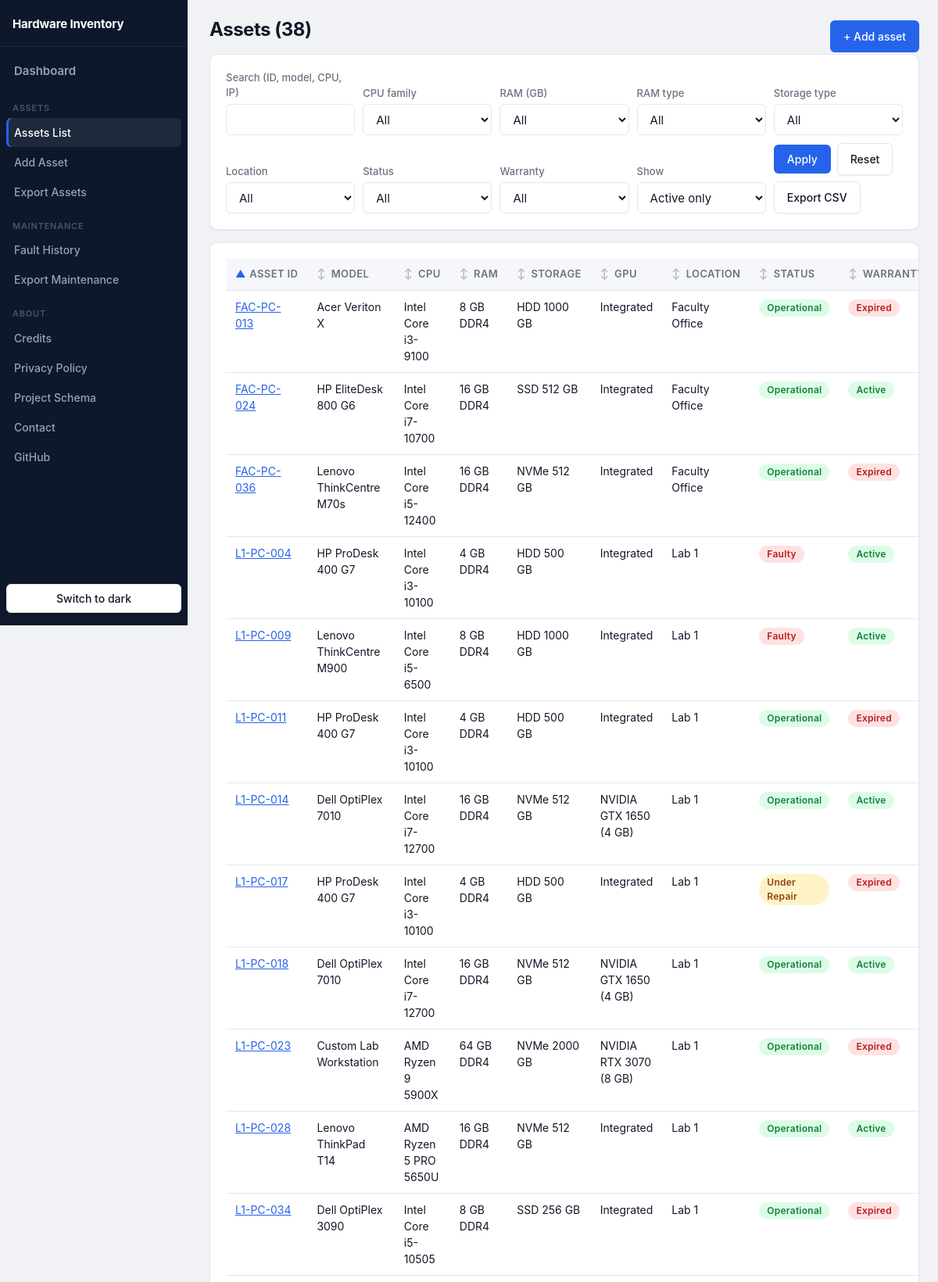
Page /assets (upper part) on the committed database.
### tables this page shows
CREATE TABLE assets (
    asset_id          TEXT PRIMARY KEY,                 -- permanent identity, e.g. L1-PC-001
    manufacturer      TEXT NOT NULL,
    model             TEXT NOT NULL,
    cpu               TEXT NOT NULL,                    -- full model, e.g. Intel Core i5-12400
    cpu_family        TEXT NOT NULL,                    -- grouping used for filtering, e.g. Core i5
    ram_gb            INTEGER NOT NULL CHECK (ram_gb > 0),
    ram_type          TEXT NOT NULL CHECK (ram_type IN ('DDR1','DDR2','DDR3','DDR4','DDR5')),
    storage_type      TEXT NOT NULL CHECK (storage_type IN ('SSD','HDD','NVMe','Hybrid')),
    storage_gb        INTEGER NOT NULL CHECK (storage_gb > 0),
    gpu               TEXT,                             -- NULL / empty = integrated only
    gpu_vram_gb       INTEGER CHECK (gpu_vram_gb IS NULL OR gpu_vram_gb > 0),
    os                TEXT NOT NULL,
    ip_address        TEXT,                             -- 192.168.x.n; unique inside a place
    location          TEXT NOT NULL REFERENCES locations(name),
    purchase_date     TEXT NOT NULL,                    -- ISO date YYYY-MM-DD
    warranty_expiry   TEXT NOT NULL,                    -- warranty status is COMPUTED from this
    status            TEXT NOT NULL DEFAULT 'Operational'
                      CHECK (status IN ('Operational','Faulty','Under Repair')),
    -- Current fault: filled while status is Faulty / Under Repair, all NULL when Operational
    status_category   TEXT,                             -- fault category, 'Unknown' if not given
    status_detail     TEXT,                             -- fault description ('' = not given)
    status_action     TEXT,                             -- actions to be taken ('' = not decided)
    status_technician TEXT,                             -- technician ('' = not assigned yet)
    status_date       TEXT,                             -- date the fault was recorded (ISO)
    status_cost       REAL CHECK (status_cost IS NULL OR status_cost >= 0), -- updated cost of the open fault
    active            INTEGER NOT NULL DEFAULT 1 CHECK (active IN (0,1)),  -- 0 = retired (kept for history)
    CHECK ((status = 'Operational' AND status_category IS NULL AND status_detail IS NULL
            AND status_action IS NULL AND status_technician IS NULL AND status_date IS NULL
            AND status_cost IS NULL)
        OR (status <> 'Operational' AND status_category IS NOT NULL AND status_detail IS NOT NULL
            AND status_action IS NOT NULL AND status_technician IS NOT NULL AND status_date IS NOT NULL)),
    CHECK (warranty_expiry >= purchase_date),
    UNIQUE (location, ip_address)                       -- no two PCs in one place share an IP
);

### app.py (the view)
@app.route("/assets")
def assets():
    rows = queries.filtered_assets(request.args)
    opts = queries.filter_options()
    enriched = [dict(r, warranty=warranty_status(r["warranty_expiry"])) for r in rows]
    key, direction = current_sort()
    return render_template("assets.html", assets=enriched, opts=opts, f=request.args,
                           sort=key, direction=direction, first=current_first(), columns=ASSET_COLUMNS)

### app.py (called while the page is built, shortened)
def current_sort():
    key = request.args.get("sort")
    key = key if key in SORT_COLUMNS or key == "status" else "asset_id"
    direction = "desc" if request.args.get("dir") == "desc" else "asc"
    return key, direction

def current_first():
    first = request.args.get("first")
    return first if first in STATUS_ORDER else STATUS_ORDER[0]

def sort_link(col):
    args = request.args.to_dict()
    key, direction = current_sort()
    if col == "status":
        nxt = STATUS_ORDER[(STATUS_ORDER.index(current_first()) + 1) % len(STATUS_ORDER)] if key == "status" \
            else STATUS_ORDER[0]
        args.update(sort="status", first=nxt)
        args.pop("dir", None)
    else:
        new = "desc" if (col == key and direction == "asc") else "asc"
        args.update(sort=col, dir=new)
        args.pop("first", None)
    return url_for("assets", **args)

@app.before_request
def guard_requests():
    try:
        hostname = urlsplit("//" + request.host).hostname
    except ValueError:
        hostname = None
    extra = {h.strip().lower() for h in os.environ.get("INVENTORY_ALLOWED_HOSTS", "").split(",") if h.strip()}
    if hostname not in LOCAL_HOSTS | extra:
        return render_template("message.html", title="Wrong address",
                               text="Open this app at http://127.0.0.1 (the address printed when it starts)."), 400

@app.after_request
def security_headers(resp):
    resp.headers.setdefault("Content-Security-Policy",
                            "default-src 'self'; script-src 'self' 'unsafe-inline'; style-src 'self' 'unsafe-inline'; "
                            "img-src 'self' data:; form-action 'self'; frame-ancestors 'none'; base-uri 'self'")
    resp.headers.setdefault("X-Content-Type-Options", "nosniff")
    resp.headers.setdefault("X-Frame-Options", "DENY")
    resp.headers.setdefault("Referrer-Policy", "same-origin")      # "no-referrer" makes browsers send Origin: null
    return resp

@app.context_processor
def option_lists():
    return dict(storage_types=STORAGE_TYPES, statuses=STATUSES, ram_types=RAM_TYPES,
                fault_categories=FAULT_CATEGORIES, locations=queries.location_names(),
                NEW_LOCATION=NEW_LOCATION, sort_link=sort_link, today=date.today().isoformat(),
                github_url=GITHUB_URL)

### db.py (called while the page is built)
def get_db():
    conn = sqlite3.connect(DB_PATH)
    conn.row_factory = sqlite3.Row
    conn.execute("PRAGMA foreign_keys = ON")   # enforce maintenance.asset_id -> assets
    return conn

### templates/assets.html (shortened to what this page needs)
{% extends "base.html" %}
{% block content %}
<div class="row" style="justify-content:space-between"><h1>Assets ({{ assets|length }})</h1>
<a class="btn" href="{{ url_for('asset_new') }}">+ Add asset</a></div>
<div class="card">
<form class="filters" method="get">
  <div><label for="f-q">Search (ID, model, CPU, IP)</label><input name="q" value="{{ f.get('q','') }}" id="f-q"></div>
  <div><label for="f-cpu_family">CPU family</label><select name="cpu_family" id="f-cpu_family"><option value="">All</option>
    {% for o in opts.cpu_family %}<option {{ 'selected' if f.get('cpu_family')==o }}>{{ o }}</option>{% endfor %}</select></div>
  <div><label for="f-ram_gb">RAM (GB)</label><select name="ram_gb" id="f-ram_gb"><option value="">All</option>
    {% for o in opts.ram_gb %}<option value="{{ o }}" {{ 'selected' if f.get('ram_gb')==o|string }}>{{ o }} GB</option>{% endfor %}</select></div>
  <div><label for="f-ram_type">RAM type</label><select name="ram_type" id="f-ram_type"><option value="">All</option>
    {% for o in ram_types %}<option {{ 'selected' if f.get('ram_type')==o }}>{{ o }}</option>{% endfor %}</select></div>
  <div><label for="f-storage_type">Storage type</label><select name="storage_type" id="f-storage_type"><option value="">All</option>
    {% for o in storage_types %}<option {{ 'selected' if f.get('storage_type')==o }}>{{ o }}</option>{% endfor %}</select></div>
  <div><label for="f-location">Location</label><select name="location" id="f-location"><option value="">All</option>
    {% for o in opts.location %}<option {{ 'selected' if f.get('location')==o }}>{{ o }}</option>{% endfor %}</select></div>
  <div><label for="f-status">Status</label><select name="status" id="f-status"><option value="">All</option>
    {% for o in statuses %}<option {{ 'selected' if f.get('status')==o }}>{{ o }}</option>{% endfor %}</select></div>
  <div><label for="f-warranty">Warranty</label><select name="warranty" id="f-warranty"><option value="">All</option>
    <option {{ 'selected' if f.get('warranty')=='Expired' }}>Expired</option></select></div>
  <div><label for="f-show">Show</label><select name="show" id="f-show">
    <option value="">Active only</option>
    <option value="all" {{ 'selected' if f.get('show')=='all' }}>All</option></select></div>
  <div class="row"><button class="btn" type="submit">Apply</button>
    <a class="btn sec" href="{{ url_for('assets') }}">Reset</a>
    <a class="btn sec" href="{{ url_for('export_assets', **dict(f, sort=sort, dir=direction, first=first)) }}">Export CSV</a></div>
</form>
</div>
<div class="card scroll">
<table>
<tr>
  {% for key, label in columns %}
  <th><a class="sortlink" href="{{ sort_link(key) }}">
    {% if key == 'status' and sort == 'status' %}<span class="arrow st-{{ first|replace(' ', '-') }}">▲</span>
    {% elif key == sort %}<span class="arrow">{{ '▲' if direction == 'asc' else '▼' }}</span>
    {% else %}<span class="arrow faint">↕</span>{% endif %}
    {{ label }}</a></th>
  {% endfor %}
</tr>
{% for a in assets %}
<tr>
  <td><a href="{{ url_for('asset_detail', asset_id=a.asset_id) }}">{{ a.asset_id }}</a>
      {% if not a.active %}<span class="badge b-Retired">Retired</span>{% endif %}</td>
  <td>{{ a.manufacturer }} {{ a.model }}</td>
  <td>{{ a.cpu }}</td>
  <td>{{ a.ram_gb }} GB {{ a.ram_type }}</td>
  <td>{{ a.storage_type }} {{ a.storage_gb }} GB</td>
  <td>{{ a.gpu or 'Integrated' }}{% if a.gpu_vram_gb %} ({{ a.gpu_vram_gb }} GB){% endif %}</td>
  <td>{{ a.location }}</td>
  <td><span class="badge b-{{ a.status|replace(' ', '-') }}">{{ a.status }}</span></td>
  <td><span class="badge b-{{ a.warranty|replace(' ', '-') }}">{{ a.warranty }}</span></td>
</tr>
{% else %}
<tr><td colspan="10" class="muted">No assets match these filters.</td></tr>
{% endfor %}
</table>
</div>
{% endblock %}

### static/style.css (style rules this page uses)
:root { --sidebar-w: 240px; --bg: #f0f2f5; --card: #ffffff; --input: #ffffff; --th: #f5f7fa; --hover: #f8fafc; --track: #e8ecf0; --ink: #111827; --muted: #6b7280; --line: #e5e7eb; --accent: #2563eb; --accent-hover: #1d4ed8; --accent-fg: #ffffff; --ok: #15803d; --ok-bg: #dcfce7; --warn: #92400e; --warn-bg: #fef3c7; --bad: #b91c1c; --bad-bg: #fee2e2; --gray-bg: #e5e7eb; --side: #0f172a; --side-ink: #94a3b8; --side-on: #1e293b; --side-muted:#475569; --side-active-bar: var(--accent); --shadow-xs: 0 1px 2px 0 rgba(0,0,0,.06); --shadow-sm: 0 1px 3px 0 rgba(0,0,0,.10), 0 1px 2px -1px rgba(0,0,0,.06); --shadow-md: 0 4px 6px -1px rgba(0,0,0,.10), 0 2px 4px -2px rgba(0,0,0,.06); --dur-fast: 120ms; --dur-normal: 200ms; --ease-out: cubic-bezier(0.0, 0.0, 0.2, 1); --ease-in: cubic-bezier(0.4, 0.0, 1, 1); color-scheme: light; }
*, *::before, *::after { box-sizing: border-box; }
body { margin: 0; font-family: 'Inter', system-ui, -apple-system, 'Segoe UI', Roboto, sans-serif; font-size: 1rem; line-height: 1.5; background: var(--bg); color: var(--ink); -webkit-font-smoothing: antialiased; text-rendering: optimizeLegibility; }
h1 { font-size: 1.5rem; font-weight: 700; letter-spacing: -.02em; line-height: 1.2; margin: 0 0 16px; }
.card { background: var(--card); border: 1px solid var(--line); border-radius: 10px; padding: 20px; margin-bottom: 16px; box-shadow: var(--shadow-xs); }
table { width: 100%; border-collapse: collapse; font-size: .875rem; }
th, td { text-align: left; padding: 10px 12px; border-bottom: 1px solid var(--line); vertical-align: top; }
th { background: var(--th); font-weight: 600; font-size: .8125rem; letter-spacing: .03em; text-transform: uppercase; white-space: nowrap; color: var(--muted); }
th a.sortlink { color: inherit; text-decoration: none; white-space: nowrap; display: inline-flex; align-items: center; gap: 4px; cursor: pointer; transition: color var(--dur-fast); }
.arrow { display: inline-block; width: 1.1em; color: var(--accent); }
.arrow.faint { color: var(--muted); opacity: .5; }
a { color: var(--accent); transition: color var(--dur-fast); }
.btn { display: inline-flex; align-items: center; justify-content: center; gap: 6px; background: var(--accent); color: var(--accent-fg); border: 1px solid transparent; border-radius: 6px; padding: 9px 16px; font-size: .875rem; font-weight: 500; font-family: inherit; cursor: pointer; text-decoration: none; min-height: 36px; transition: background var(--dur-fast) var(--ease-out), box-shadow var(--dur-fast) var(--ease-out), transform var(--dur-fast) var(--ease-out); user-select: none; }
.btn.sec { background: var(--card); color: var(--ink); border-color: var(--line); box-shadow: var(--shadow-xs); }
label { display: block; font-size: .8125rem; font-weight: 500; color: var(--muted); margin-bottom: 4px; }
input, select, textarea { font: inherit; font-size: .9375rem; padding: 8px 12px; border: 1px solid var(--line); border-radius: 6px; background: var(--input); color: var(--ink); width: 100%; min-height: 40px; transition: border-color var(--dur-fast) var(--ease-out), box-shadow var(--dur-fast) var(--ease-out); }
form.filters { display: flex; gap: 10px; flex-wrap: wrap; align-items: flex-end; }
form.filters > div { min-width: 140px; flex: 1; }
.badge { display: inline-flex; align-items: center; padding: 2px 10px; border-radius: 20px; font-size: .75rem; font-weight: 600; letter-spacing: .02em; }
.b-Operational, .b-Active { background: var(--ok-bg); color: var(--ok); }
.b-Faulty, .b-Expired { background: var(--bad-bg); color: var(--bad); }
.b-Under-Repair, .b-Expiring-soon, .b-Unknown { background: var(--warn-bg); color: var(--warn); }
.row { display: flex; gap: 8px; align-items: center; flex-wrap: wrap; }
.scroll { overflow-x: auto; }

### rows in the picture
assets: asset_id "FAC-PC-013", manufacturer "Acer", model "Veriton X", cpu "Intel Core i3-9100", ram_gb "8", ram_type "DDR4", storage_type "HDD", storage_gb "1000", gpu "Integrated", location "Faculty Office", status "Operational", warranty "Expired"
assets: asset_id "FAC-PC-024", manufacturer "HP", model "EliteDesk 800 G6", cpu "Intel Core i7-10700", ram_gb "16", ram_type "DDR4", storage_type "SSD", storage_gb "512", gpu "Integrated", location "Faculty Office", status "Operational", warranty "Active"
assets: asset_id "FAC-PC-036", manufacturer "Lenovo", model "ThinkCentre M70s", cpu "Intel Core i5-12400", ram_gb "16", ram_type "DDR4", storage_type "NVMe", storage_gb "512", gpu "Integrated", location "Faculty Office", status "Operational", warranty "Expired"
assets: asset_id "L1-PC-004", manufacturer "HP", model "ProDesk 400 G7", cpu "Intel Core i3-10100", ram_gb "4", ram_type "DDR4", storage_type "HDD", storage_gb "500", gpu "Integrated", location "Lab 1", status "Faulty", warranty "Active"
assets: asset_id "L1-PC-009", manufacturer "Lenovo", model "ThinkCentre M900", cpu "Intel Core i5-6500", ram_gb "8", ram_type "DDR4", storage_type "HDD", storage_gb "1000", gpu "Integrated", location "Lab 1", status "Faulty", warranty "Active"
assets: asset_id "L1-PC-011", manufacturer "HP", model "ProDesk 400 G7", cpu "Intel Core i3-10100", ram_gb "4", ram_type "DDR4", storage_type "HDD", storage_gb "500", gpu "Integrated", location "Lab 1", status "Operational", warranty "Expired"
assets: asset_id "L1-PC-014", manufacturer "Dell", model "OptiPlex 7010", cpu "Intel Core i7-12700", ram_gb "16", ram_type "DDR4", storage_type "NVMe", storage_gb "512", gpu "NVIDIA GTX 1650", gpu_vram_gb "4", location "Lab 1", status "Operational", warranty "Active"
assets: asset_id "L1-PC-017", manufacturer "HP", model "ProDesk 400 G7", cpu "Intel Core i3-10100", ram_gb "4", ram_type "DDR4", storage_type "HDD", storage_gb "500", gpu "Integrated", location "Lab 1", status "Under Repair", warranty "Expired"
assets: asset_id "L1-PC-018", manufacturer "Dell", model "OptiPlex 7010", cpu "Intel Core i7-12700", ram_gb "16", ram_type "DDR4", storage_type "NVMe", storage_gb "512", gpu "NVIDIA GTX 1650", gpu_vram_gb "4", location "Lab 1", status "Operational", warranty "Active"
assets: asset_id "L1-PC-023", manufacturer "Custom", model "Lab Workstation", cpu "AMD Ryzen 9 5900X", ram_gb "64", ram_type "DDR4", storage_type "NVMe", storage_gb "2000", gpu "NVIDIA RTX 3070", gpu_vram_gb "8", location "Lab 1", status "Operational", warranty "Expired"
assets: asset_id "L1-PC-028", manufacturer "Lenovo", model "ThinkPad T14", cpu "AMD Ryzen 5 PRO 5650U", ram_gb "16", ram_type "DDR4", storage_type "NVMe", storage_gb "512", gpu "Integrated", location "Lab 1", status "Operational", warranty "Active"
assets: asset_id "L1-PC-034", manufacturer "Dell", model "OptiPlex 3090", cpu "Intel Core i5-10505", ram_gb "8", ram_type "DDR4", storage_type "SSD", storage_gb "256", gpu "Integrated", location "Lab 1", status "Operational", warranty "Expired"

### other values in the picture
{{ assets|length }} "38"
{{ '▲' if direction == 'asc' else '▼' }} "▲"
{{ label }} "ASSET ID" "MODEL" "CPU" "RAM" "STORAGE" "GPU" "LOCATION" "STATUS"
